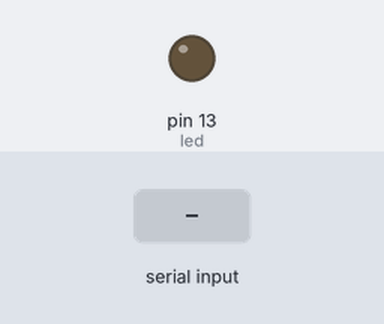
The sketch below on a simulated Arduino Uno, built with avr-gcc and run on an emulated ATmega328P. Shown: output pins drawn as LEDs (lit = HIGH). Dashed ring = blinking. The test bench sets the inputs (shaded band).

Above: at 1.2 s.
1.3 s: byte 30 received over Serial
At 1.55 s:
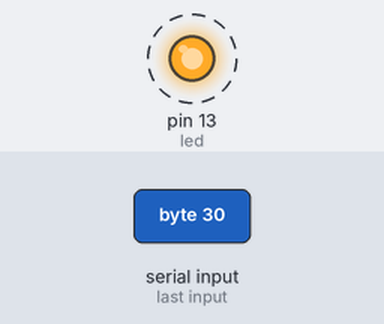
Timing chart, 0 to 8.7 s (numbered marks = the images above; inputs shaded):
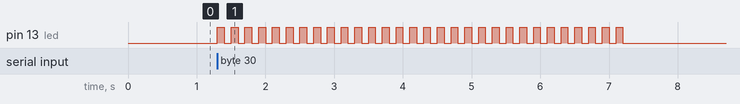

Measured:
- after the input at 1.3 s, pin 13 (led): alternates HIGH for 0.10 s and LOW for 0.10 s, 60 changes in all, then stays LOW, starting at once

The sketch:

Arduino-code.ino
```cpp
char incomingByte = 0;   // for incoming serial data
int led = 13;
void setup()
{
  Serial.begin(9600); // // opens serial port, sets data rate to 9600 bps

  pinMode(led, OUTPUT);
}

void loop()
{ digitalWrite(led, LOW);    // turn the LED off by making the voltage LOW

  if (Serial.available() > 0) {
    // read the incoming byte:
    incomingByte = Serial.read();

    for (int i = 0; i < incomingByte; i++) {
      digitalWrite(led, HIGH);   // turn the LED on (HIGH is the voltage level)
      delay(100);
      digitalWrite(led, LOW);
      delay(100);
    }

  }
}

/*
 *
 * int led = 13;
void setup()
{
  Serial.begin(9600); // // opens serial port, sets data rate to 9600 bps

  pinMode(led, OUTPUT);
}

void loop()
{
  digitalWrite(led, LOW);    // turn the LED off by making the voltage LOW


  char buf;
  if (Serial.available() > 0) { // serial is available, bytes incoming

    digitalWrite(led, HIGH);
    while (buf != 13) {
    // read the incoming byte:
    buf = Serial.read();
    if (buf!= 13)
      Serial.print(buf);
    else
      Serial.println();

    }
  }
}

/*
char buf
  while (buf != 13) {         // while last character was not a carriage return
    buf = Serial.read();
    if (buf != 13) {
    numberInput *= 10;
    numberInput += (buf - '0');
    }

    // do I need to have an exception when the value entered is greater than 8191
  }
  */
```
